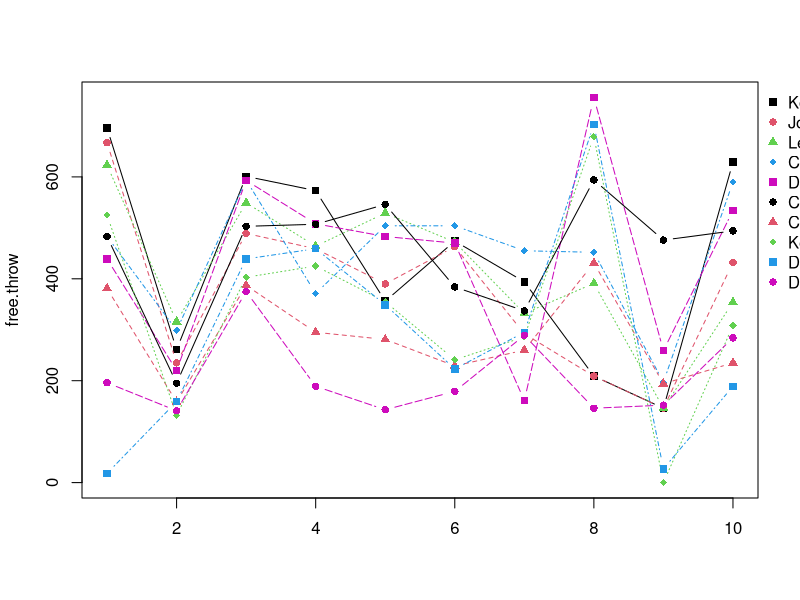
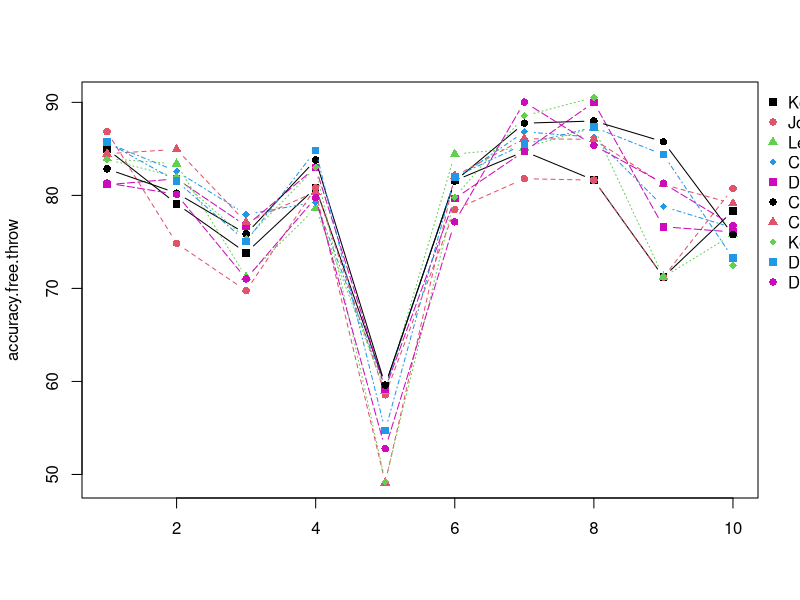
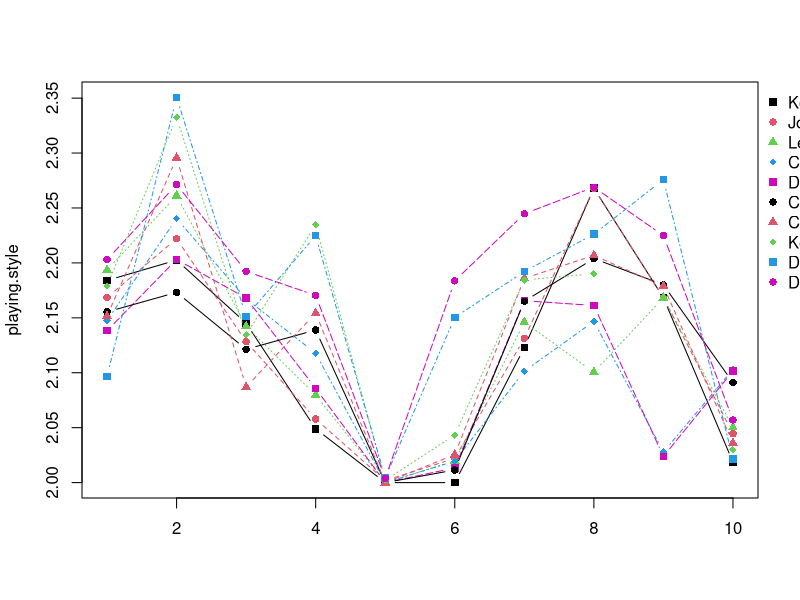

These charts were generated, in order, by the following R code:
rm(list = ls())

#Copyright: These datasets were prepared using publicly available data.
#           However, theses scripts are subject to Copyright Laws. 

#Comments:
#Seasons are labeled based on the first year in the season
#E.g. the 2012-2013 season is preseneted as simply 2012

#Notes and Corrections to the data:
#Kevin Durant: 2006 - College Data Used
#Kevin Durant: 2005 - Proxied With 2006 Data
#Derrick Rose: 2012 - Did Not Play
#Derrick Rose: 2007 - College Data Used
#Derrick Rose: 2006 - Proxied With 2007 Data
#Derrick Rose: 2005 - Proxied With 2007 Data

#Seasons
Seasons <- c("2005","2006","2007","2008","2009","2010","2011","2012","2013","2014")

#Players
Players <- c("KobeBryant","JoeJohnson","LeBronJames","CarmeloAnthony","DwightHoward","ChrisBosh","ChrisPaul","KevinDurant","DerrickRose","DwayneWade")

#Free Throws
KobeBryant_FT <- c(696,667,623,483,439,483,381,525,18,196)
JoeJohnson_FT <- c(261,235,316,299,220,195,158,132,159,141)
LeBronJames_FT <- c(601,489,549,594,593,503,387,403,439,375)
CarmeloAnthony_FT <- c(573,459,464,371,508,507,295,425,459,189)
DwightHoward_FT <- c(356,390,529,504,483,546,281,355,349,143)
ChrisBosh_FT <- c(474,463,472,504,470,384,229,241,223,179)
ChrisPaul_FT <- c(394,292,332,455,161,337,260,286,295,289)
KevinDurant_FT <- c(209,209,391,452,756,594,431,679,703,146)
DerrickRose_FT <- c(146,146,146,197,259,476,194,0,27,152)
DwayneWade_FT <- c(629,432,354,590,534,494,235,308,189,284)
#Matrix
#
# <put your code here>
#

#Free Throw Attempts
KobeBryant_FTA <- c(819,768,742,564,541,583,451,626,21,241)
JoeJohnson_FTA <- c(330,314,379,362,269,243,186,161,195,176)
LeBronJames_FTA <- c(814,701,771,762,773,663,502,535,585,528)
CarmeloAnthony_FTA <- c(709,568,590,468,612,605,367,512,541,237)
DwightHoward_FTA <- c(598,666,897,849,816,916,572,721,638,271)
ChrisBosh_FTA <- c(581,590,559,617,590,471,279,302,272,232)
ChrisPaul_FTA <- c(465,357,390,524,190,384,302,323,345,321)
KevinDurant_FTA <- c(256,256,448,524,840,675,501,750,805,171)
DerrickRose_FTA <- c(205,205,205,250,338,555,239,0,32,187)
DwayneWade_FTA <- c(803,535,467,771,702,652,297,425,258,370)
#Matrix
#
#Combine free throw matrix
free.throw <- rbind(KobeBryant_FT,
                   JoeJohnson_FT,LeBronJames_FT,
                   CarmeloAnthony_FT,DwightHoward_FT,
                   ChrisBosh_FT,ChrisPaul_FT,
                   KevinDurant_FT,DerrickRose_FT,DwayneWade_FT)

colnames(free.throw) <- Seasons
rownames(free.throw) <- Players
#
#Combine free throw attempts
free.throw.attempt <- rbind(KobeBryant_FTA,
                   JoeJohnson_FTA,LeBronJames_FTA,
                   CarmeloAnthony_FTA,DwightHoward_FTA,
                   ChrisBosh_FTA,ChrisPaul_FTA,
                   KevinDurant_FTA,DerrickRose_FTA,DwayneWade_FTA)

colnames(free.throw.attempt) <- Seasons
rownames(free.throw.attempt) <- Players

#Free throw attemps per game

matplot(free.throw, type = "b", pch=15:18, col = c(1:4,6))
legend("topleft",Players, pch=c(15:18),
       col = c(1:4,6),inset=c(1,0), xpd=TRUE, bty="n")

#Accuracy of the free throws

accuracy.free.throw <- (free.throw/free.throw.attempt)*100

matplot(accuracy.free.throw, type = "b", pch=15:18, col = c(1:4,6))
legend("topleft",Players, pch=c(15:18),
       col = c(1:4,6),inset=c(1,0), xpd=TRUE, bty="n")
#playing style (2 vs 3 point preference)

#Field Goals
KobeBryant_FG <- c(978,813,775,800,716,740,574,738,31,266)
JoeJohnson_FG <- c(632,536,647,620,635,514,423,445,462,446)
LeBronJames_FG <- c(875,772,794,789,768,758,621,765,767,624)
CarmeloAnthony_FG <- c(756,691,728,535,688,684,441,669,743,358)
DwightHoward_FG <- c(468,526,583,560,510,619,416,470,473,251)
ChrisBosh_FG <- c(549,543,507,615,600,524,393,485,492,343)
ChrisPaul_FG <- c(407,381,630,631,314,430,425,412,406,568)
KevinDurant_FG <- c(306,306,587,661,794,711,643,731,849,238)
DerrickRose_FG <- c(208,208,208,574,672,711,302,0,58,338)
DwayneWade_FG <- c(699,472,439,854,719,692,416,569,415,509)
#Matrix
FieldGoals <- rbind(KobeBryant_FG, JoeJohnson_FG, LeBronJames_FG, CarmeloAnthony_FG, DwightHoward_FG, ChrisBosh_FG, ChrisPaul_FG, KevinDurant_FG, DerrickRose_FG, DwayneWade_FG)
rm(KobeBryant_FG, JoeJohnson_FG, LeBronJames_FG, CarmeloAnthony_FG, DwightHoward_FG, ChrisBosh_FG, ChrisPaul_FG, KevinDurant_FG, DerrickRose_FG, DwayneWade_FG)
colnames(FieldGoals) <- Seasons
rownames(FieldGoals) <- Players


#Points
KobeBryant_PTS <- c(2832,2430,2323,2201,1970,2078,1616,2133,83,782)
JoeJohnson_PTS <- c(1653,1426,1779,1688,1619,1312,1129,1170,1245,1154)
LeBronJames_PTS <- c(2478,2132,2250,2304,2258,2111,1683,2036,2089,1743)
CarmeloAnthony_PTS <- c(2122,1881,1978,1504,1943,1970,1245,1920,2112,966)
DwightHoward_PTS <- c(1292,1443,1695,1624,1503,1784,1113,1296,1297,646)
ChrisBosh_PTS <- c(1572,1561,1496,1746,1678,1438,1025,1232,1281,928)
ChrisPaul_PTS <- c(1258,1104,1684,1781,841,1268,1189,1186,1185,1564)
KevinDurant_PTS <- c(903,903,1624,1871,2472,2161,1850,2280,2593,686)
DerrickRose_PTS <- c(597,597,597,1361,1619,2026,852,0,159,904)
DwayneWade_PTS <- c(2040,1397,1254,2386,2045,1941,1082,1463,1028,1331)
#Matrix
Points <- rbind(KobeBryant_PTS, JoeJohnson_PTS, LeBronJames_PTS, CarmeloAnthony_PTS, DwightHoward_PTS, ChrisBosh_PTS, ChrisPaul_PTS, KevinDurant_PTS, DerrickRose_PTS, DwayneWade_PTS)
rm(KobeBryant_PTS, JoeJohnson_PTS, LeBronJames_PTS, CarmeloAnthony_PTS, DwightHoward_PTS, ChrisBosh_PTS, ChrisPaul_PTS, KevinDurant_PTS, DerrickRose_PTS, DwayneWade_PTS)
colnames(Points) <- Seasons
rownames(Points) <- Players

# playing style calculations
points.minus.free.throws <- Points - free.throw
playing.style <- points.minus.free.throws/ FieldGoals

# plot
matplot(playing.style, type = "b", pch=15:18, col = c(1:4,6))
legend("topleft",Players, pch=c(15:18),
       col = c(1:4,6),inset=c(1,0), xpd=TRUE, bty="n")
